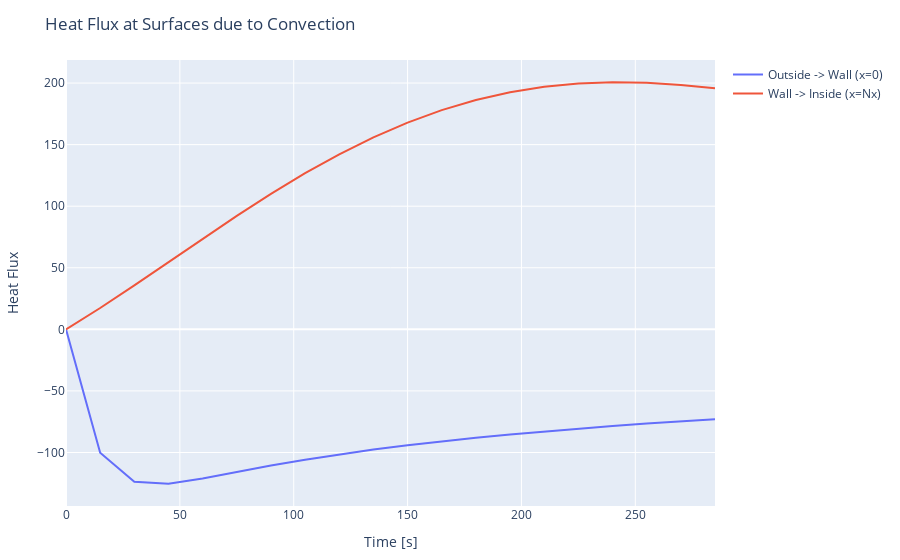

Notebook cell for this chart:
### Code cell
trace1 = PlotlyJS.scatter(x=time_val, y=E_conv_in_time[1:end-1], mode="lines", name="Wall -> Inside (x=Nx)")

trace2 = PlotlyJS.scatter(x=time_val, y=E_conv_out_time[1:end-1],mode="lines", name="Outside -> Wall (x=0)")

# .plot(t/3600, T_int, mode="lines", name="T_int", )
PlotlyJS.plot([trace2, trace1], Layout(;title="Heat Flux at Surfaces due to Convection", showlegend=true, xaxis_title="Time [s]", yaxis_title="Heat Flux" ),  config=PlotConfig(scrollZoom=false))

### Figure 1 — Plotly figure (JSON) as saved in the notebook; plotly's stock layout.template omitted (floating-point values rounded to 4 significant figures)
{"data": [{"mode": "lines", "name": "Outside -> Wall (x=0)", "type": "scatter", "x": [0, 15, 30, 45, 60, 75, 90, 105, 120, 135, 150, 165, 180, 195, 210, 225, 240, 255, 270, 285, 300], "y": [0, -100.2, -123.7, -125.3, -121.2, -115.8, -110.6, -105.8, -101.5, -97.62, -94.09, -90.89, -87.98, -85.3, -82.85, -80.59, -78.49, -76.54, -74.73, -73.04]}, {"mode": "lines", "name": "Wall -> Inside (x=Nx)", "type": "scatter", "x": [0, 15, 30, 45, 60, 75, 90, 105, 120, 135, 150, 165, 180, 195, 210, 225, 240, 255, 270, 285, 300], "y": [0, 17.33, 35.69, 54.6, 73.57, 92.18, 110.0, 126.8, 142.2, 155.9, 167.9, 178.0, 186.2, 192.5, 196.9, 199.6, 200.6, 200.2, 198.5, 195.7]}], "layout": {"margin": {"b": 50, "l": 50, "r": 50, "t": 60}, "showlegend": true, "title": "Heat Flux at Surfaces due to Convection", "xaxis": {"title": {"text": "Time [s]"}}, "yaxis": {"title": {"text": "Heat Flux"}}}}
